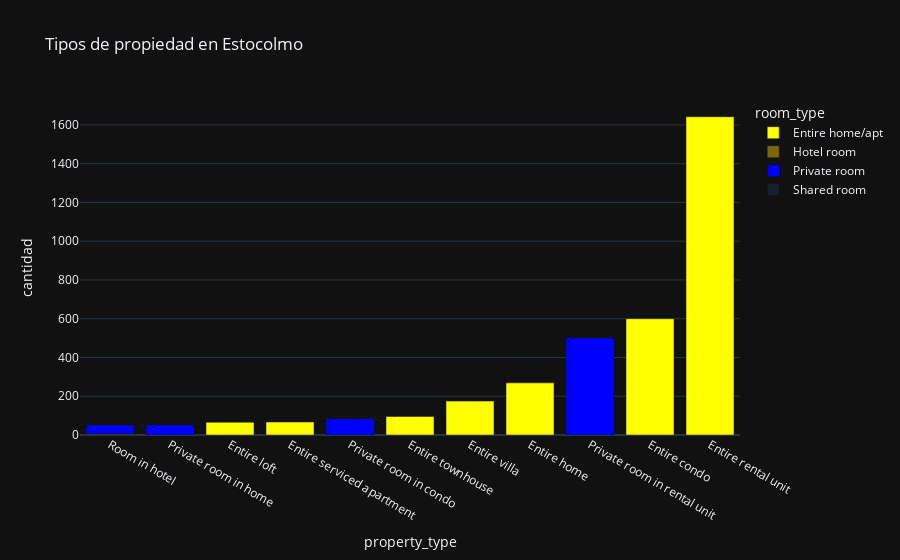

The notebook cell saved with this chart:
### Code cell
prop = listings.groupby(['property_type','room_type']).room_type.count()
prop = prop.unstack()
prop['total'] = prop.iloc[:,0:3].sum(axis = 1)
prop = prop.sort_values(by=['total'])
prop = prop[prop['total']>=50]
prop = prop.drop(columns=['total'])

fig4= px.bar(prop,title="Tipos de propiedad en Estocolmo", template = 'plotly_dark',
        color_discrete_sequence=["yellow","#7D6608","blue","#17202A"],
        labels={'index':'propiedades', 'value':'cantidad'} )
fig4.show()

### Figure 1 — Plotly figure (JSON) as saved in the notebook; plotly's stock layout.template omitted (floating-point values rounded to 4 significant figures)
{"data": [{"alignmentgroup": "True", "hovertemplate": "room_type=Entire home/apt<br>property_type=%{x}<br>cantidad=%{y}<extra></extra>", "legendgroup": "Entire home/apt", "marker": {"color": "yellow", "pattern": {"shape": ""}}, "name": "Entire home/apt", "offsetgroup": "Entire home/apt", "orientation": "v", "showlegend": true, "textposition": "auto", "type": "bar", "x": ["Room in hotel", "Private room in home", "Entire loft", "Entire serviced apartment", "Private room in condo", "Entire townhouse", "Entire villa", "Entire home", "Private room in rental unit", "Entire condo", "Entire rental unit"], "xaxis": "x", "y": [null, null, 66, 67, null, 96, 175, 269, null, 600, 1642], "yaxis": "y"}, {"alignmentgroup": "True", "hovertemplate": "room_type=Hotel room<br>property_type=%{x}<br>cantidad=%{y}<extra></extra>", "legendgroup": "Hotel room", "marker": {"color": "#7D6608", "pattern": {"shape": ""}}, "name": "Hotel room", "offsetgroup": "Hotel room", "orientation": "v", "showlegend": true, "textposition": "auto", "type": "bar", "x": ["Room in hotel", "Private room in home", "Entire loft", "Entire serviced apartment", "Private room in condo", "Entire townhouse", "Entire villa", "Entire home", "Private room in rental unit", "Entire condo", "Entire rental unit"], "xaxis": "x", "y": [5, null, null, null, null, null, null, null, null, null, null], "yaxis": "y"}, {"alignmentgroup": "True", "hovertemplate": "room_type=Private room<br>property_type=%{x}<br>cantidad=%{y}<extra></extra>", "legendgroup": "Private room", "marker": {"color": "blue", "pattern": {"shape": ""}}, "name": "Private room", "offsetgroup": "Private room", "orientation": "v", "showlegend": true, "textposition": "auto", "type": "bar", "x": ["Room in hotel", "Private room in home", "Entire loft", "Entire serviced apartment", "Private room in condo", "Entire townhouse", "Entire villa", "Entire home", "Private room in rental unit", "Entire condo", "Entire rental unit"], "xaxis": "x", "y": [47, 52, null, null, 84, null, null, null, 501, null, null], "yaxis": "y"}, {"alignmentgroup": "True", "hovertemplate": "room_type=Shared room<br>property_type=%{x}<br>cantidad=%{y}<extra></extra>", "legendgroup": "Shared room", "marker": {"color": "#17202A", "pattern": {"shape": ""}}, "name": "Shared room", "offsetgroup": "Shared room", "orientation": "v", "showlegend": true, "textposition": "auto", "type": "bar", "x": ["Room in hotel", "Private room in home", "Entire loft", "Entire serviced apartment", "Private room in condo", "Entire townhouse", "Entire villa", "Entire home", "Private room in rental unit", "Entire condo", "Entire rental unit"], "xaxis": "x", "y": [null, null, null, null, null, null, null, null, null, null, null], "yaxis": "y"}], "layout": {"barmode": "relative", "legend": {"title": {"text": "room_type"}, "tracegroupgap": 0}, "title": {"text": "Tipos de propiedad en Estocolmo"}, "xaxis": {"anchor": "y", "domain": [0, 1], "title": {"text": "property_type"}}, "yaxis": {"anchor": "x", "domain": [0, 1], "title": {"text": "cantidad"}}}}
